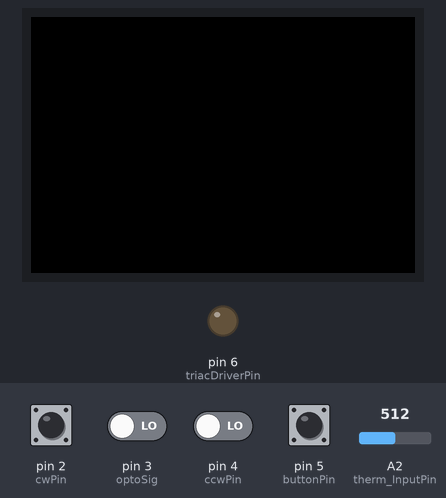
A sketch run on a simulated Arduino Uno, built with avr-gcc and run on an emulated ATmega328P. On the bench: 96×64 colour display, output pins drawn as LEDs (lit = HIGH). The test bench sets the inputs (shaded band); at power-on: pin 2 (cwPin), pin 5 (buttonPin) HIGH, pin 3 (optoSig), pin 4 (ccwPin) LOW, A2 (therm_InputPin) = 512. What the sketch prints to the serial monitor is not drawn.

Above: at 1.3 s.
1.4 s: pin 2 (cwPin) driven LOW
At 2.4 s:
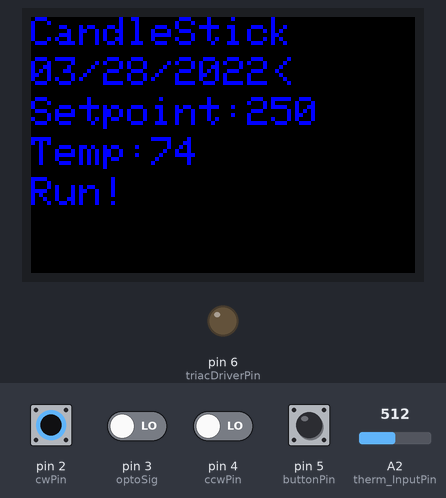
2.9 s: pin 2 (cwPin) pulsed HIGH 5 times (0.12 s each, 0.3 s apart)
At 3.18 s:
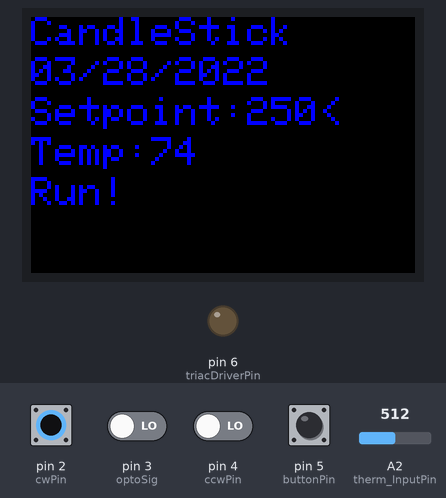
At 3.78 s:
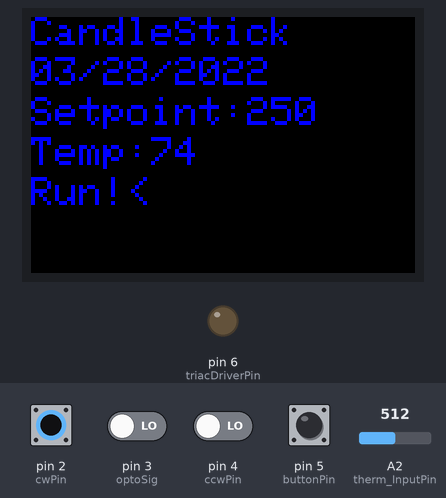
Timing chart, 0 to 5.9 s (numbered marks = the images above; inputs shaded):
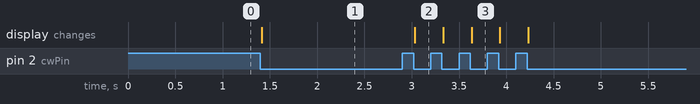

Measured:
- after the input at 1.4 s, the display: changes at once (image 1)
- after the input at 2.9 s, the display: changes after 0.13 s (image 2)

The sketch:

CandleStick_Board_Rev1.ino
```cpp
// CandleStick
// March 27, 2022
#include <Adafruit_GFX.h>
#include <Adafruit_SSD1331.h>
#include <avr/pgmspace.h>
/* #include <pgmStrToRAM.h> */
#include <SPI.h>
#include "CL_Defines.h"
#include "screenColors.h"
#include "TextDic.h"
#include <PID_v1.h>

// Rotary Pin Actions
volatile byte rotaryActionState = notMoved; // 0 nothing, 1 is cwRotated, 2 is ccwRotated
volatile byte buttonAction = noChange;      // 0 not pressed, 1 pressed
// buttonState
int prevButtonState = lifted;
int currentButtonState = lifted;

Adafruit_SSD1331 display = Adafruit_SSD1331(&SPI, cs, dc, rst);

// debug ticker (how often it prints)
int tickerTimeInterval = 250;
bool plotData = true; // turn on and off plotting.

// HMI Variables
int lineSelected = 0;
int screenSelected = homeScreen;
bool updateNumberMode = false;
int _setpointLine = setpointLine;
int _runLine = runLine;
int _currentTempLine = currentTempLine;

// Phase Shift Globals
volatile unsigned long pulseTime = 0;
volatile unsigned long phaseShiftOutputOnTime = 0;
volatile byte phaseShiftOutput = 3; // byte
int phaseShiftOutputDisplayOverride;
int phaseShiftPercent; // uS
long globalTimeDelay;  // for debugging (access to value outside of function);

// Temperature Variables
double storedSetpoint = 250;           // temperature setpoint
int upperAllowableTemperature = 350;   // don't allow user to set above this value
int upperBelieveableTemperature = 300; // used for thermister "believable" upper limit.
int roomTemperatureValue = 50;         // used for "believeable" temperature check
int setpointStepSize = 10;             // needs to be interval of stored setpoint above this line.
double knownResistorValue = 10930;
int heaterOutputPin = 5;
// Therm calculation variables
double K = 273.15;
double T0 = 298.55; // Kelvin Temp read in room 76F
double R0 = 10160;  // Resistance of therm read in room at temp T0 10.16k
double B = 3950;    // B value from manufacturer

// errors
byte errorMode = NOERROR; // 0 is no error

// Time Delays
// rotary
bool rotaryTimerExpired = true;
unsigned long rotaryTimeStartValue = 0;
unsigned long rotaryTimeLength = 100;      // mS
unsigned long rotaryTimerCurrentValue = 0; // mS
// pushbutton
bool buttonTimerExpired = true;
unsigned long buttonTimeStartValue = 0;
unsigned long buttonTimeLength = 100;      // mS
unsigned long buttonTimerCurrentValue = 0; // mS
// Temperature Timer
unsigned long tempTimerDuration = 10;        // mS
unsigned long setpointTimerDuration = 10000; // mS
int setpointTimerExpiredFlag = COUNTING;     // FLAG!! must be reset after calling it's respective timer.

// PID Control
double input_pid, output_pid;
double Kp = 1.65, Ki = 0.02, Kd = 0.0;
PID pid(&input_pid, &output_pid, &storedSetpoint, Kp, Ki, Kd, DIRECT);

void setup()
{
  // put your setup code here, to run once:
  Serial.begin(115200);
  phaseShiftOutput = DISABLED;
  phaseShiftPercent = 50; // init the phase shift value. currently stored setpoint for testing.
  // OLED Setup
  display.begin();
  display.setTextWrap(wrapText);
  display.setAddrWindow(0, 0, mw, mh);
  display.clear();
  display.setTextColor(LED_BLUE_HIGH);
  display.setTextSize(1);
  /*display.print("This is a test");
  display.setCursor(0, screenRowHeight);
  display.print("This is a test");*/

  pinMode(cwPin, INPUT);
  pinMode(ccwPin, INPUT);
  pinMode(buttonPin, INPUT_PULLUP);
  pinMode(triacDriverPin, OUTPUT);
  // pinMode(therm_InputPin, INPUT_PULLUP); Dont use a pull up for an analog input!!!
  //  pinMode(7, OUTPUT);

  digitalWrite(triacDriverPin, LOW);

  attachInterrupt(digitalPinToInterrupt(cwPin), decideRotaryAction, FALLING);
  attachInterrupt(digitalPinToInterrupt(optoSig), optoSigDetectedInterrupt, RISING);
  pid.SetOutputLimits(0, 100); // set PID to feed 0 to 100 percent output.
  pid.SetMode(AUTOMATIC);

  // screenManager(home_stringTable, 0);
}

void loop()
{
  //**************************************************************************************************
  // REMEMBER! -- Any code in here will effect program speed and drastically effects
  // the pulse time for the TRIAC!
  // REMEMBER! -- For some reason swapping the oscilloscope leads shows a different signal on TRIAC OUTPUT!
  // CONSIDER: consider using "nonEssentialCode" which is called at the optimal time. 8mS of time is available.
  // before phase shift outputs begin to fail timing.
  //**************************************************************************************************
  // put your main code here, to run repeatedly:

  monitorRotaryEncoder();
  decideButtonPress();
  phaseShiftOutputControl();
}

void newLine(void)
{
  Serial.print('\n');
}

double filterInputTemp(double newTemp)
{
  static double avgArray[50];
  int arraySize = sizeof(avgArray) / sizeof(avgArray[0]);
  int lastIndex = arraySize - 1;
  for (int i = lastIndex; i > 0; i--)
  {
    avgArray[i] = avgArray[i - 1];
  }
  avgArray[0] = newTemp;
  double sum = 0;
  for (int i = 0; i < arraySize; i++)
  {
    sum = avgArray[i] + sum;
  }
  double avg = sum / arraySize;
  return avg;
}

//------------------------------------------------------------------------------------------------
// Pass in 100 for 100%, get full power (that we are willing to apply);
// Pass in 0 for 0%, get very little / no power
//------------------------------------------------------------------------------------------------
long getPhaseShiftTimeFromPercent(int percent)
{
  if (percent > 100)
    percent = 100;    // sanitize the input
  long uS_min = 8000; // 8000uS delay equates to 0 percent power
  long uS_max = 5000; // 5000uS delay equates to 100 percent power (that we are willing to apply);
  long phaseShift_uS = 0;
  phaseShift_uS = (uS_min - uS_max) * percent;
  phaseShift_uS = phaseShift_uS / 100;
  phaseShift_uS = uS_min - phaseShift_uS;
  // return -1 so that we don't fire after a zero cross, if close to setpoint
  if (phaseShift_uS > 7800)
    phaseShift_uS = 7800;
  return phaseShift_uS;
}
//------------------------------------------------------------------------------------------------

void nonEssentialCode(void)
{
  if (tempTimerExpired())
  {
    double temp = getTemperature();
    double filteredTemp = filterInputTemp(temp);
    input_pid = filteredTemp;
    if (filteredTemp > upperBelieveableTemperature || filteredTemp < roomTemperatureValue)
    {
      // go into error mode. disable the phase shift output
      errorMode = errorMode | THERMERROR;
      phaseShiftOutput = DISABLED;
    }
    else
    {
      errorMode = errorMode & B11111110; // clears the thermerror bit.
    }
    if (phaseShiftOutput != DISABLED)
    {
      pid.Compute();
    }
    else
    {
      output_pid = 0;
    }
    int isSetpointTimerExpired = setpointTimerExpired();
    if (isSetpointTimerExpired == EXPIRED || isSetpointTimerExpired == HOLD)
    {
      // if phaseShiftOutput is ON , this is not safe to do. Wait untill OFF or DISABLED!
      // but if ARMED, then set it back to "OFF" after work done.
      // executes every 10 seconds!
      if (phaseShiftOutput != ON)
      {
        noInterrupts();
        byte prevPhaseShiftOutput = phaseShiftOutput;
        if (prevPhaseShiftOutput == ARMED)
          prevPhaseShiftOutput = OFF;
        phaseShiftOutput = DISABLED;
        // create logic to update the screen appropriately. Need to disable output for safety,
        // but then the screen logic doesn't work. display override fixes this.
        if (prevPhaseShiftOutput != DISABLED)
        {
          phaseShiftOutputDisplayOverride = UPDATINGRUNNINGSCREEN;
        }
        else
        {
          phaseShiftOutputDisplayOverride = NOOVERRIDE;
        }
        screenManager(home_stringTable, 0);
        phaseShiftOutput = prevPhaseShiftOutput;
        setpointTimerExpiredFlag = COUNTING;
        interrupts();
      }
      else
      {
        // put timer on HOLD, untill conditions above are met and code can execute.
        setpointTimerExpiredFlag = HOLD;
      }
    }
    if (debugPrintTicker() == true && plotData)
    {
      Serial.print(filteredTemp);
      Serial.print(",");
      Serial.print(output_pid);
      Serial.print(",");
      Serial.println(storedSetpoint);
    }
  }
}

void phaseShiftOutputControl(void)
{
  bool okToRunSlowSoftware = false;
  noInterrupts();
  // convert percentage phase shift into phastshifttimedelay
  // long phaseShiftTimeDelay = getPhaseShiftTimeFromPercent(storedSetpoint); //used for manual setting/debug
  long phaseShiftTimeDelay = getPhaseShiftTimeFromPercent(output_pid);
  globalTimeDelay = phaseShiftTimeDelay;
  unsigned long currentTime = micros();
  if (phaseShiftOutput == DISABLED)
  {
    digitalWrite(triacDriverPin, LOW);
  }
  else if ((currentTime - pulseTime) >= phaseShiftTimeDelay && phaseShiftOutput == ARMED && phaseShiftTimeDelay != -1)
  {
    // fire the output, set state to phaseShift = ON, as to not send the pulse again;
    digitalWrite(triacDriverPin, HIGH);
    phaseShiftOutputOnTime = micros();
    phaseShiftOutput = ON;
    okToRunSlowSoftware = false;
  }
  else if ((currentTime - phaseShiftOutputOnTime) >= 10 && phaseShiftOutput == ON)
  {
    // if phase shift output has been on for more than 10 microSeconds, turn it off.
    digitalWrite(triacDriverPin, LOW);
    phaseShiftOutput = OFF;
    okToRunSlowSoftware = true;
  }
  interrupts();
  // Because ultimate speed is needed, 8mS MAX is available immediatetly afer phaseShiftOutput is turned ON
  // Code here must complete in 8mS or less!!!
  if (okToRunSlowSoftware || phaseShiftOutput == DISABLED)
    nonEssentialCode();
  okToRunSlowSoftware = false;
}

void optoSigDetectedInterrupt(void)
{
  // each interrupt is the "start" of a half wave (pos or neg, doesn't matter).
  pulseTime = micros();
  // re-arm the phase shifter
  if (phaseShiftOutput != DISABLED)
    phaseShiftOutput = ARMED;
}

void increaseDecreaseLineSelected(int direction)
{
  if (!updateNumberMode)
  {
    if (direction == up)
    {
      lineSelected = lineSelected - 1;
    };
    if (direction == down)
    {
      lineSelected = lineSelected + 1;
    };
    if (lineSelected > getNumberOfOptions() - 1)
    {
      lineSelected = 0;
    };
    if (lineSelected < 0)
    {
      lineSelected = getNumberOfOptions() - 1;
    };
    screenManager(home_stringTable, 0);
  }
}

void increaseDecreaseTempSetpoint(int direction)
{
  if (direction == up)
  {
    storedSetpoint = storedSetpoint + setpointStepSize;
  }
  if (direction == down)
  {
    storedSetpoint = storedSetpoint - setpointStepSize;
  }
  if (storedSetpoint < 0)
    storedSetpoint = 0;
  if (storedSetpoint > upperAllowableTemperature)
    storedSetpoint = upperAllowableTemperature;
  phaseShiftPercent = storedSetpoint;
  screenManager(home_stringTable, 0);
}

//------------------------------------------------------------------------------
// Timer functions to control the time delay between Rotary actions
//------------------------------------------------------------------------------
void setDelay(int timeDelay)
{
  rotaryTimeStartValue = millis();
  rotaryTimerExpired = false;
  rotaryTimeLength = timeDelay;
}

bool isRotaryTimerExpired(void)
{
  rotaryTimerCurrentValue = millis();
  if ((rotaryTimerCurrentValue - rotaryTimeStartValue) > rotaryTimeLength)
  {
    rotaryTimerExpired = true;
  }
  return rotaryTimerExpired;
}
//------------------------------------------------------------------------------

//------------------------------------------------------------------------------
// Timer functions to control the time delay between pushbutton actions
//------------------------------------------------------------------------------
void setPbDelay(int timeDelay)
{
  buttonTimeStartValue = millis();
  buttonTimerExpired = false;
  buttonTimeLength = timeDelay;
}

bool isPushButtonTimerExpired(void)
{
  buttonTimerCurrentValue = millis();
  if ((buttonTimerCurrentValue - buttonTimeStartValue) > buttonTimeLength)
  {
    buttonTimerExpired = true;
  }
  return buttonTimerExpired;
}
//------------------------------------------------------------------------------

//------------------------------------------------------------------------------
// Timer function to control the debugger print
//------------------------------------------------------------------------------
bool debugPrintTicker(void)
{
  bool tickerTimerExpired = false;
  static unsigned long prevTickerTimeStarted = millis();
  unsigned long currentTickerTime = millis();
  if ((currentTickerTime - prevTickerTimeStarted) > tickerTimeInterval)
  {
    tickerTimerExpired = true;
    prevTickerTimeStarted = currentTickerTime + 1;
  }
  return tickerTimerExpired;
}

//------------------------------------------------------------------------------
// Timer function to control when to calculate temperature
//------------------------------------------------------------------------------

bool tempTimerExpired(void)
{
  bool tempTimerExpired = false;
  static unsigned long prevTempTimerStarted = millis();
  unsigned long currentTime = millis();
  if ((currentTime - prevTempTimerStarted) > tempTimerDuration)
  {
    tempTimerExpired = true;
    prevTempTimerStarted = currentTime + 1;
  }
  return tempTimerExpired;
}

//------------------------------------------------------------------------------
// Timer function to control when to check if we are in the setpoint tolerance.
// MUST RESET THE FLAG in function calling this!! This allows program to continue,
// if the code relying on this can't execute.
//------------------------------------------------------------------------------

int setpointTimerExpired(void)
{
  static unsigned long prevSetPointTimerStarted = millis();
  unsigned long currentTime = millis();
  if ((currentTime - prevSetPointTimerStarted) > setpointTimerDuration && setpointTimerExpiredFlag != HOLD)
  {
    setpointTimerExpiredFlag = EXPIRED;
    prevSetPointTimerStarted = currentTime + 1;
  }
  return setpointTimerExpiredFlag;
}

void monitorRotaryEncoder(void)
{
  // no movement (specifically don't want screen updates) while phaseShiftOutput is on.
  // only allow rotary cw or ccw when disabled. Allow button press to exit run state.
  if (phaseShiftOutput == DISABLED)
  {
    if (isRotaryTimerExpired())
    {
      if (rotaryActionState == cwRotated)
      {
        if (!updateNumberMode)
        {
          increaseDecreaseLineSelected(down);
        }
        else
        {
          increaseDecreaseTempSetpoint(up);
        }
        setDelay(rotaryTimeLength);
        rotaryActionState = notMoved;
      }
      if (rotaryActionState == ccwRotated)
      {
        if (!updateNumberMode)
        {
          increaseDecreaseLineSelected(up);
        }
        else
        {
          increaseDecreaseTempSetpoint(down);
        }
        setDelay(rotaryTimeLength);
        rotaryActionState = notMoved;
      }
    }
  }
  if (buttonAction == pressed)
  {
    if (lineSelected == _setpointLine)
    {
      updateNumberMode = !updateNumberMode;
    }
    else if (lineSelected == _runLine)
    {
      if (phaseShiftOutput != DISABLED)
      {
        phaseShiftOutput = DISABLED;
        phaseShiftOutputDisplayOverride = NOOVERRIDE;
      }
      else
      {
        phaseShiftOutput = OFF;
      }
    }
    screenManager(home_stringTable, 0);
    buttonAction = noChange;
    prevButtonState = pressed;
  }
  else if (buttonAction == lifted)
  {
    buttonAction = noChange;
    prevButtonState = lifted;
  }
}

void decideRotaryAction(void)
{
  // only queue up the state if the phaseshiftoutput is disabled.
  if (phaseShiftOutput == DISABLED)
  {
    if (digitalRead(ccwPin) == HIGH)
    {
      rotaryActionState = ccwRotated;
    }
    else
    {
      rotaryActionState = cwRotated;
    }
  }
}

//------------------------------------------------------------------------
// Decide if button is pressed. Monitor, and if pressed carry out actions
//------------------------------------------------------------------------
void decideButtonPress(void)
{
  int isPressed = !digitalRead(buttonPin);
  if (isPressed && prevButtonState == lifted && isPushButtonTimerExpired() == true)
  {
    currentButtonState = pressed;
    buttonAction = pressed;
    setPbDelay(buttonTimeLength);
  }
  if (!isPressed && prevButtonState == pressed && isPushButtonTimerExpired() == true)
  {
    currentButtonState = lifted;
    buttonAction = lifted;
    setPbDelay(buttonTimeLength);
  }
}
//------------------------------------------------------------------------

int getNumberOfOptions(void)
{
  int unitlength = sizeof(const char *const);

  switch (screenSelected)
  {
  case homeScreen:
    return sizeof(home_stringTable) / unitlength;
    break;
  default:
    Serial.println(F("Could not determine screen selected in getNumberOfOptions function."));
    break;
  }
}

void printNewLine()
{
  Serial.print('\n');
}

void screenManager(const char *const *screenTable, int shift)
{
  // rule of thumb is if you are going to stay on a screen, but re-render it, send the shiftRows for int shift
  // if you want to change screens, send 0 so it resets

  display.clear();
  // get each line of options
  int optLength = getNumberOfOptions();
  display.setCursor(0, rowOne);

  char buffer[20]; // max character on screen is 14, add one for terminating char ( i think ). 20 is just extra space.
  int maxRowsOnScreen_ = maxRowsOnScreen;
  for (int i = 0; i < maxRowsOnScreen_; i++)
  {
    buffer[0] = '\0'; // this adds null character to "reinitialize" the char array.
    display.setCursor(0, (rowHeight * (i)));
    if (i < optLength)
    {
      strcpy_P(buffer, (char *)pgm_read_word(&(screenTable[i])));
      if (i == _runLine)
      {
        if ((phaseShiftOutput != DISABLED || phaseShiftOutputDisplayOverride == UPDATINGRUNNINGSCREEN) && errorMode == 0)
        {
          display.setTextColor(LED_RED_HIGH);
          strcpy(buffer, "Running!");
        }
        display.print(buffer);
        display.setTextColor(LED_BLUE_HIGH);
      }
      if (i == _setpointLine)
      {
        // populate the value into a char array to be printed
        char valueCharArray[10];
        // int value = int(storedSetpoint);
        int value = storedSetpoint;
        itoa(value, valueCharArray, 10);
        int len = strlen(buffer); // get length of buffer
        int valLength = strlen(valueCharArray);
        valueCharArray[valLength] = '\0'; // at null at end of char array. for some reason, this is needed.
        for (int j = 0; j <= valLength; j++)
        {
          buffer[len + j] = valueCharArray[j];
        }
        if (updateNumberMode)
        {
          display.setTextColor(LED_RED_HIGH);
        }
        display.print(buffer);
      }
      if (i == _currentTempLine)
      {
        // populate the value into a char array to be printed
        char valueCharArray[10];
        int value = int(input_pid);
        itoa(value, valueCharArray, 10);
        int len = strlen(buffer); // get length of buffer
        int valLength = strlen(valueCharArray);
        valueCharArray[valLength] = '\0'; // at null at end of char array. for some reason, this is needed.
        for (int j = 0; j <= valLength; j++)
        {
          buffer[len + j] = valueCharArray[j];
        }
        if (abs(storedSetpoint - input_pid) < storedSetpoint * 0.05)
        {
          display.setTextColor(LED_GREEN_HIGH);
        }
        else
        {
          display.setTextColor(LED_BLUE_HIGH);
        }
        if (errorMode & THERMERROR)
        {
          // therm error is present. hijack the buffer
          strcpy(buffer, "THERM ERROR");
          display.setTextColor(LED_RED_HIGH);
        }
        display.print(buffer);
      }
      if (i != _setpointLine && i != _runLine && i != _currentTempLine)
      {
        display.setTextColor(LED_BLUE_HIGH);
        display.print(buffer);
      }
      if (lineSelected == i)
      {
        display.print('<');
      }
      display.setTextColor(LED_BLUE_HIGH);
    }
  }
}

double getTemperature(void)
{

  // Reset to 5 for testing. Currently not using the measured input voltage value.
  double VccInput = 5;
  // read thermister input voltage ADC value
  double thermInputADC = analogRead(therm_InputPin);
  // 0 - 1023 equates to 0 - 5V
  // convert ADC value to voltage
  double thermInputVolts = thermInputADC * (VccInput / 1024);
  // convert thermInput voltage to thermister resistance using voltage divider
  // note that known resistor is 10.93kOhms
  double thermResistance = thermInputVolts * knownResistorValue / (VccInput - thermInputVolts);
  // use thermister resistance in equation below to determine Temperature
  //  T0 = 298.35 Kelvin (measured temperature in room)
  //  R0 = 10.16kOhms (measured resistance in room at T0 Temp)
  //  B = B value provided by manufacturer
  // Equation to solve for Resistance: R0 * e^(B * (1/T - 1/T0))
  // Substituting Values: 10.16k * e^(3950 * (1/T - 1/298.65 Kelvin))
  // Solve for T
  // T = 1 / ((1/T0) + (ln(R/R0)/B))
  // double thermTemperature = 1 / ((1/T0) + (log(thermResistance / R0) / B));
  double thermTemperature = 1 / (1 / T0 + (log(thermResistance / R0) / B));
  // Print the temperature to terminal every second
  // Loop Delay
  thermTemperature = thermTemperature - K;
  double thermTemperatureF = thermTemperature * 9 / 5 + 32;

  return thermTemperatureF;
}
```

Source omitted: CL_Defines.h (1809 bytes), TextDic.h (565 bytes), screenColors.h (1472 bytes)
